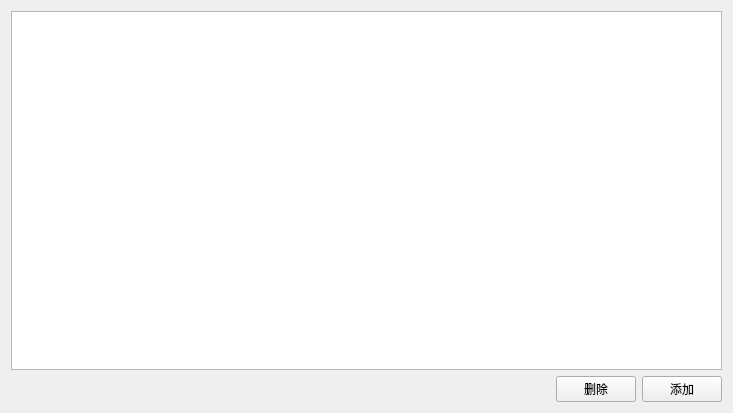
<?xml version="1.0" encoding="UTF-8"?>
<ui version="4.0">
 <class>InputDataItemManager</class>
 <widget class="QWidget" name="InputDataItemManager">
  <property name="geometry">
   <rect>
    <x>0</x>
    <y>0</y>
    <width>733</width>
    <height>413</height>
   </rect>
  </property>
  <property name="windowTitle">
   <string>发送数据预设</string>
  </property>
  <layout class="QGridLayout" name="gridLayout">
   <item row="1" column="2">
    <widget class="QPushButton" name="addPushButton">
     <property name="text">
      <string>添加</string>
     </property>
    </widget>
   </item>
   <item row="1" column="1">
    <widget class="QPushButton" name="deletePushButton">
     <property name="text">
      <string>删除</string>
     </property>
    </widget>
   </item>
   <item row="0" column="0" colspan="3">
    <widget class="QListWidget" name="itemListWidget"/>
   </item>
   <item row="1" column="0">
    <widget class="QLabel" name="infoLabel">
     <property name="sizePolicy">
      <sizepolicy hsizetype="Expanding" vsizetype="Preferred">
       <horstretch>0</horstretch>
       <verstretch>0</verstretch>
      </sizepolicy>
     </property>
     <property name="text">
      <string/>
     </property>
    </widget>
   </item>
  </layout>
 </widget>
 <resources/>
 <connections/>
</ui>
